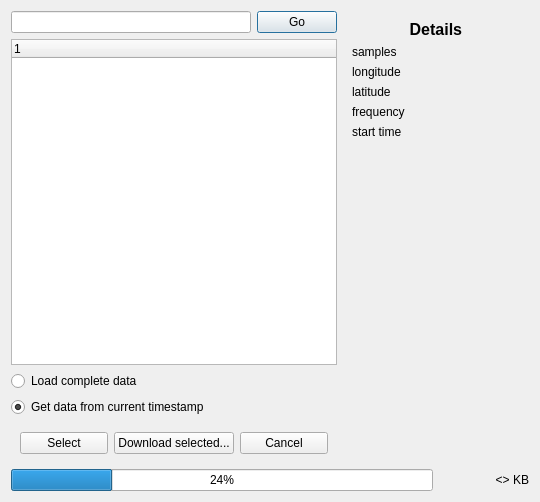
<?xml version="1.0" encoding="UTF-8"?>
<ui version="4.0">
 <class>QWebDavDialog</class>
 <widget class="QDialog" name="QWebDavDialog">
  <property name="geometry">
   <rect>
    <x>0</x>
    <y>0</y>
    <width>540</width>
    <height>502</height>
   </rect>
  </property>
  <property name="windowTitle">
   <string>Dialog</string>
  </property>
  <property name="modal">
   <bool>true</bool>
  </property>
  <layout class="QGridLayout" name="gridLayout_3">
   <item row="1" column="0" colspan="2">
    <widget class="QProgressBar" name="progress_download">
     <property name="value">
      <number>24</number>
     </property>
    </widget>
   </item>
   <item row="0" column="0">
    <layout class="QGridLayout" name="grid_left">
     <item row="0" column="1">
      <widget class="QPushButton" name="button_goto">
       <property name="text">
        <string>Go</string>
       </property>
      </widget>
     </item>
     <item row="0" column="0">
      <widget class="QLineEdit" name="edit_url"/>
     </item>
     <item row="1" column="0" colspan="2">
      <widget class="QTreeWidget" name="tree_view">
       <property name="selectionMode">
        <enum>QAbstractItemView::ExtendedSelection</enum>
       </property>
       <column>
        <property name="text">
         <string notr="true">1</string>
        </property>
       </column>
      </widget>
     </item>
     <item row="4" column="0" colspan="2">
      <widget class="QWidget" name="widget_menu" native="true">
       <layout class="QHBoxLayout" name="horizontalLayout_2">
        <item>
         <widget class="QPushButton" name="button_select">
          <property name="text">
           <string>Select</string>
          </property>
         </widget>
        </item>
        <item>
         <widget class="QPushButton" name="button_download">
          <property name="text">
           <string>Download selected...</string>
          </property>
         </widget>
        </item>
        <item>
         <widget class="QPushButton" name="button_cancel">
          <property name="text">
           <string>Cancel</string>
          </property>
         </widget>
        </item>
       </layout>
      </widget>
     </item>
     <item row="2" column="0" colspan="2">
      <widget class="QRadioButton" name="rd_load_all">
       <property name="text">
        <string>Load complete data</string>
       </property>
      </widget>
     </item>
     <item row="3" column="0" colspan="2">
      <widget class="QRadioButton" name="rd_load_partial">
       <property name="text">
        <string>Get data from current timestamp</string>
       </property>
       <property name="checked">
        <bool>true</bool>
       </property>
      </widget>
     </item>
    </layout>
   </item>
   <item row="1" column="2">
    <widget class="QLabel" name="label_progress">
     <property name="text">
      <string>&lt;&gt; KB</string>
     </property>
     <property name="alignment">
      <set>Qt::AlignRight|Qt::AlignTrailing|Qt::AlignVCenter</set>
     </property>
    </widget>
   </item>
   <item row="0" column="1" colspan="2">
    <widget class="QWidget" name="widget_right" native="true">
     <layout class="QGridLayout" name="gridLayout">
      <item row="3" column="0">
       <spacer name="verticalSpacer">
        <property name="orientation">
         <enum>Qt::Vertical</enum>
        </property>
        <property name="sizeHint" stdset="0">
         <size>
          <width>20</width>
          <height>40</height>
         </size>
        </property>
       </spacer>
      </item>
      <item row="2" column="0">
       <layout class="QGridLayout" name="gridLayout_2">
        <property name="topMargin">
         <number>0</number>
        </property>
        <property name="bottomMargin">
         <number>0</number>
        </property>
        <item row="0" column="0">
         <widget class="QLabel" name="label_2">
          <property name="text">
           <string>samples</string>
          </property>
         </widget>
        </item>
        <item row="3" column="1">
         <widget class="QLabel" name="label_ats_freq">
          <property name="text">
           <string/>
          </property>
          <property name="alignment">
           <set>Qt::AlignRight|Qt::AlignTrailing|Qt::AlignVCenter</set>
          </property>
         </widget>
        </item>
        <item row="2" column="0">
         <widget class="QLabel" name="label_5">
          <property name="text">
           <string>latitude</string>
          </property>
         </widget>
        </item>
        <item row="1" column="0">
         <widget class="QLabel" name="label_3">
          <property name="text">
           <string>longitude</string>
          </property>
         </widget>
        </item>
        <item row="2" column="1">
         <widget class="QLabel" name="label_ats_lat">
          <property name="text">
           <string/>
          </property>
          <property name="alignment">
           <set>Qt::AlignRight|Qt::AlignTrailing|Qt::AlignVCenter</set>
          </property>
         </widget>
        </item>
        <item row="0" column="1">
         <widget class="QLabel" name="label_ats_samples">
          <property name="text">
           <string/>
          </property>
          <property name="alignment">
           <set>Qt::AlignRight|Qt::AlignTrailing|Qt::AlignVCenter</set>
          </property>
         </widget>
        </item>
        <item row="1" column="1">
         <widget class="QLabel" name="label_ats_lon">
          <property name="text">
           <string/>
          </property>
          <property name="alignment">
           <set>Qt::AlignRight|Qt::AlignTrailing|Qt::AlignVCenter</set>
          </property>
         </widget>
        </item>
        <item row="3" column="0">
         <widget class="QLabel" name="label">
          <property name="text">
           <string>frequency</string>
          </property>
         </widget>
        </item>
        <item row="4" column="0">
         <widget class="QLabel" name="label_4">
          <property name="text">
           <string>start time</string>
          </property>
         </widget>
        </item>
        <item row="4" column="1">
         <widget class="QLabel" name="label_ats_time">
          <property name="text">
           <string/>
          </property>
          <property name="alignment">
           <set>Qt::AlignRight|Qt::AlignTrailing|Qt::AlignVCenter</set>
          </property>
         </widget>
        </item>
       </layout>
      </item>
      <item row="0" column="0">
       <widget class="QLabel" name="label_ats_file_name">
        <property name="font">
         <font>
          <pointsize>12</pointsize>
          <weight>75</weight>
          <bold>true</bold>
         </font>
        </property>
        <property name="text">
         <string>             Details             </string>
        </property>
       </widget>
      </item>
     </layout>
    </widget>
   </item>
  </layout>
 </widget>
 <resources/>
 <connections/>
</ui>
